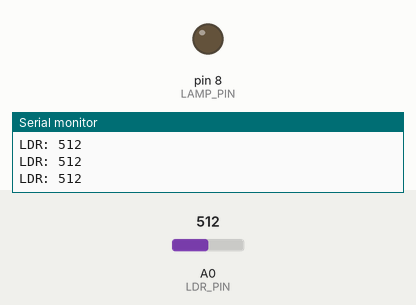
This sketch was run on a simulated Arduino Uno, built with avr-gcc and run on an emulated ATmega328P. On the bench: output pins drawn as LEDs (lit = HIGH), the last lines printed to the serial monitor. The test bench sets the inputs (shaded band); at power-on: A0 (LDR_PIN) = 512.

Above: at 1.2 s.
1.3 s: A0 (LDR_PIN) set to 317
2.8 s: A0 (LDR_PIN) set to 286
At 3.9 s:
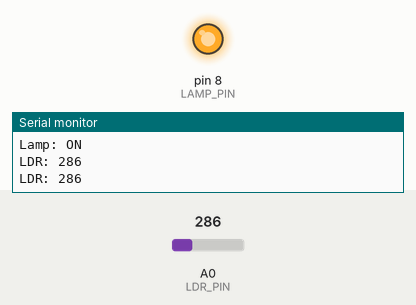
Timing chart, 0 to 5.8 s (numbered marks = the images above; inputs shaded):
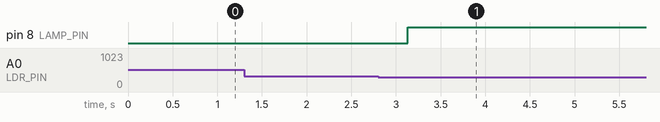

Measured:
- the behaviour switches between 300 and 299 on A0 (LDR_PIN) (found by bisection; images 0 and 1)
- after the input at 2.8 s, pin 8 (LAMP_PIN): LOW → HIGH after 0.33 s

The sketch:

AutomaticStreetLight.ino
```cpp
                                                                                                                                                                                                                                                                                                                                                                                                                                                                                                                                                                                                                                                                                                                                                                                                                                                                                                                                                                                                                                                                                                                                                                                                                                                                                                                                    // AutomaticStreetLight.ino
// Arduino UNO - LDR automatic street light with hysteresis and averaging
// Pinout:
//   A0 -> LDR-VoltageDivider midpoint
//   D8 -> Lamp control (transistor base or relay input)

const int LDR_PIN = A0;
const int LAMP_PIN = 8;

const int NUM_SAMPLES = 8;    // for smoothing
const int DARK_THRESHOLD = 300; // tuning value (0..1023). Lower = darker required
const int HYSTERESIS = 40;    // prevents rapid on/off around threshold

int lastState = LOW; // LOW means lamp OFF, HIGH means ON

void setup() {
  pinMode(LAMP_PIN, OUTPUT);
  digitalWrite(LAMP_PIN, LOW); // lamp off
  Serial.begin(9600);
}

int readLDRAverage() {
  long sum = 0;
  for (int i = 0; i < NUM_SAMPLES; ++i) {
    sum += analogRead(LDR_PIN);
    delay(10);
  }
  return (int)(sum / NUM_SAMPLES);
}

void loop() {
  int ldrValue = readLDRAverage();
  Serial.print("LDR: ");
  Serial.println(ldrValue);

  if (lastState == LOW) {
    // Currently OFF: turn ON if really dark
    if (ldrValue < DARK_THRESHOLD) {
      digitalWrite(LAMP_PIN, HIGH);
      lastState = HIGH;
      Serial.println("Lamp: ON");
    }
  } else {
    // Currently ON: turn OFF only when sufficiently bright (threshold + hysteresis)
    if (ldrValue > (DARK_THRESHOLD + HYSTERESIS)) {
      digitalWrite(LAMP_PIN, LOW);
      lastState = LOW;
      Serial.println("Lamp: OFF");
    }
  }

  delay(300); // adjust responsiveness
}
```
